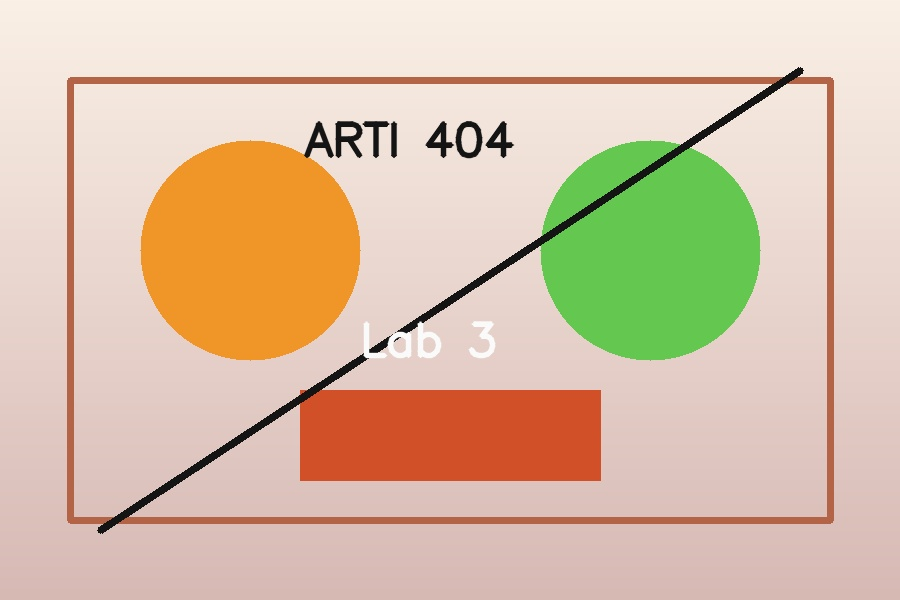
#> input picture lab3/image/input.jpg, 900 x 600 px, found by its file name
$ jupyter execute ARTI_404_Lab_3_Full_Mark.ipynb
#> lines starting #> are read from the running program, lines starting #| are printed output that depends on the picture
# ARTI 404 - Image Processing
## Lab 3: Image Manipulations using OpenCV

**Student:** Abdullah Alnuwaysir
**Course:** ARTI 404 - Image Processing
**Lab:** 3

This lab applies the transformations required in the Student Procedural Manual using Python and OpenCV.

## Objectives
- Read and display an image using OpenCV.
- Apply geometric transformations: resize, rotation, and shear.
- Apply intensity transformations: negative, logarithmic, and power-law.

## 1. Import Libraries and Load the Image

[cell 1]
import cv2
import numpy as np
import matplotlib.pyplot as plt
from pathlib import Path

IMAGE_PATH = Path("images/input.jpg")
img = cv2.imread(str(IMAGE_PATH))
#> img is the input picture: shape (600, 900, 3); mean B, G, R 169.3, 193.5, 217.3

if img is None:
    raise FileNotFoundError(f"Image not found: {IMAGE_PATH}")

img_rgb = cv2.cvtColor(img, cv2.COLOR_BGR2RGB)
print("Image shape:", img.shape)
#| Image shape: (600, 900, 3)
print("Data type:", img.dtype)
#| Data type: uint8

plt.figure(figsize=(9,6))
plt.imshow(img_rgb)
plt.title("Input Image")
plt.axis("off")
plt.show()

## Task 1 - Geometric Transformations

### 1. Increase the size of the image

[cell 2]
resized = cv2.resize(img, None, fx=1.5, fy=1.5, interpolation=cv2.INTER_CUBIC)
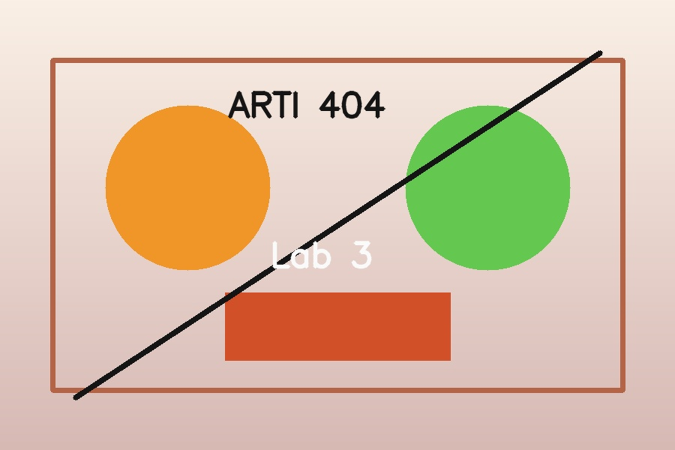
#> resized: shape (900, 1350, 3) (shown at 1/2 size); mean B, G, R 169.3, 193.5, 217.3
print("Original size:", (img.shape[1], img.shape[0]))
#| Original size: (900, 600)
print("Resized size:", (resized.shape[1], resized.shape[0]))
#| Resized size: (1350, 900)

plt.figure(figsize=(10,6))
plt.imshow(cv2.cvtColor(resized, cv2.COLOR_BGR2RGB))
plt.title("Resized Image (150%)")
plt.axis("off")
plt.show()

cv2.imwrite("images/resized.jpg", resized)
#> Out = True

### 2. Rotate the image by 120 degrees

[cell 3]
h, w = img.shape[:2]
#> h = 600; w = 900
center = (w // 2, h // 2)
#> center = (450, 300)
Mrot = cv2.getRotationMatrix2D(center, 120, 1.0)
rotated = cv2.warpAffine(
    img, Mrot, (w, h),
    borderMode=cv2.BORDER_CONSTANT,
    borderValue=(255, 255, 255)
)
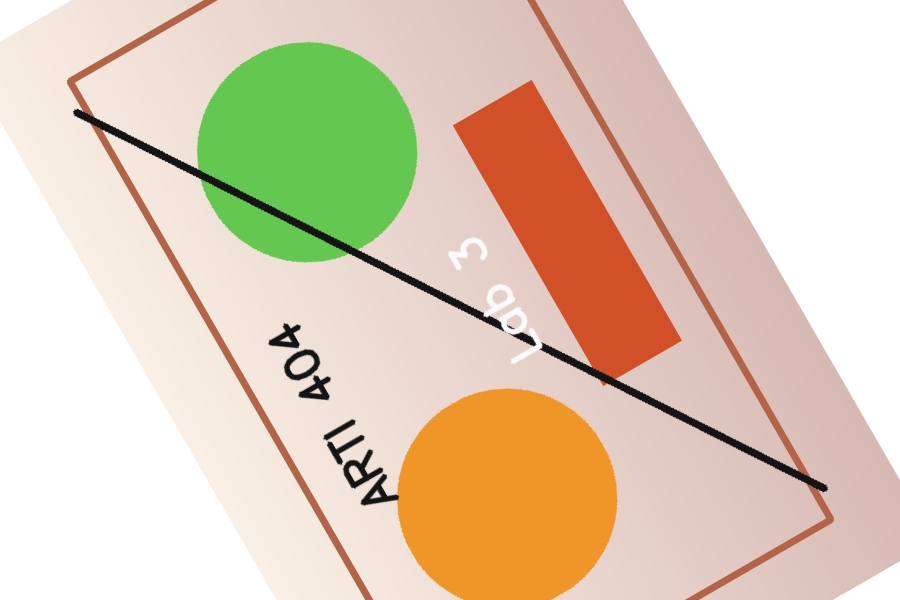
#> rotated: shape (600, 900, 3); mean B, G, R 183.6, 205.7, 223.7

plt.figure(figsize=(9,6))
plt.imshow(cv2.cvtColor(rotated, cv2.COLOR_BGR2RGB))
plt.title("Rotated Image (120 degrees)")
plt.axis("off")
plt.show()

cv2.imwrite("images/rotated_120.jpg", rotated)
#> Out = True

### 3. Perform a shear operation

[cell 4]
shear_factor = 0.35
Msh = np.float32([[1, shear_factor, 0], [0, 1, 0]])
sheared = cv2.warpAffine(
    img, Msh, (w + int(shear_factor * h), h),
    borderMode=cv2.BORDER_CONSTANT,
    borderValue=(255, 255, 255)
)
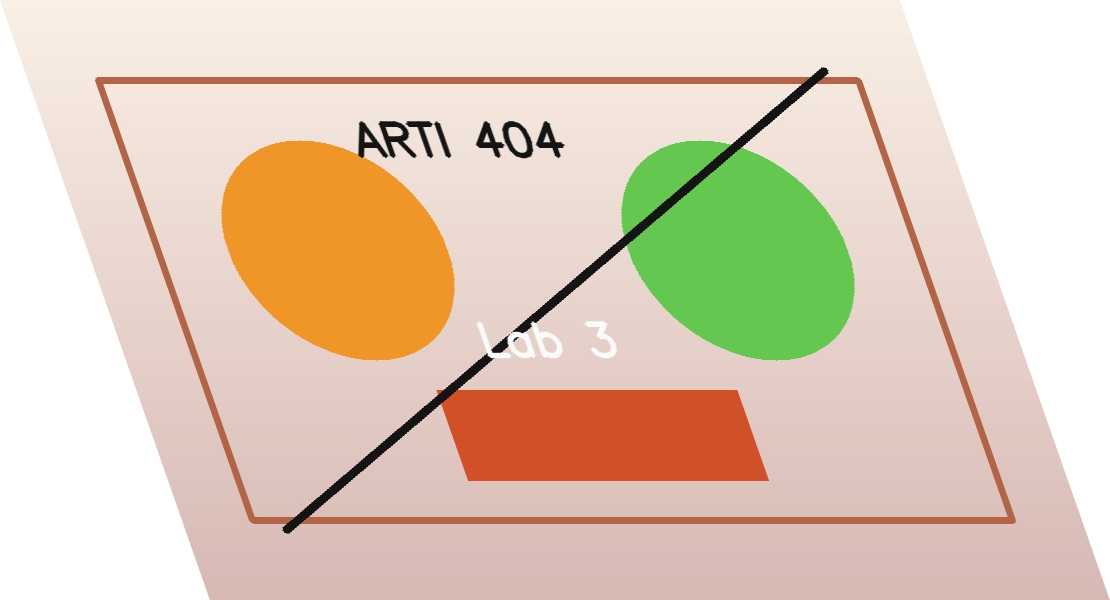
#> sheared: shape (600, 1110, 3); mean B, G, R 185.5, 205.2, 224.4

plt.figure(figsize=(10,6))
plt.imshow(cv2.cvtColor(sheared, cv2.COLOR_BGR2RGB))
plt.title("Sheared Image (X direction)")
plt.axis("off")
plt.show()

cv2.imwrite("images/sheared.jpg", sheared)
#> Out = True

## Task 2 - Intensity Transformations

The intensity transformations are performed on the grayscale image.

[cell 5]
gray = cv2.cvtColor(img, cv2.COLOR_BGR2GRAY)
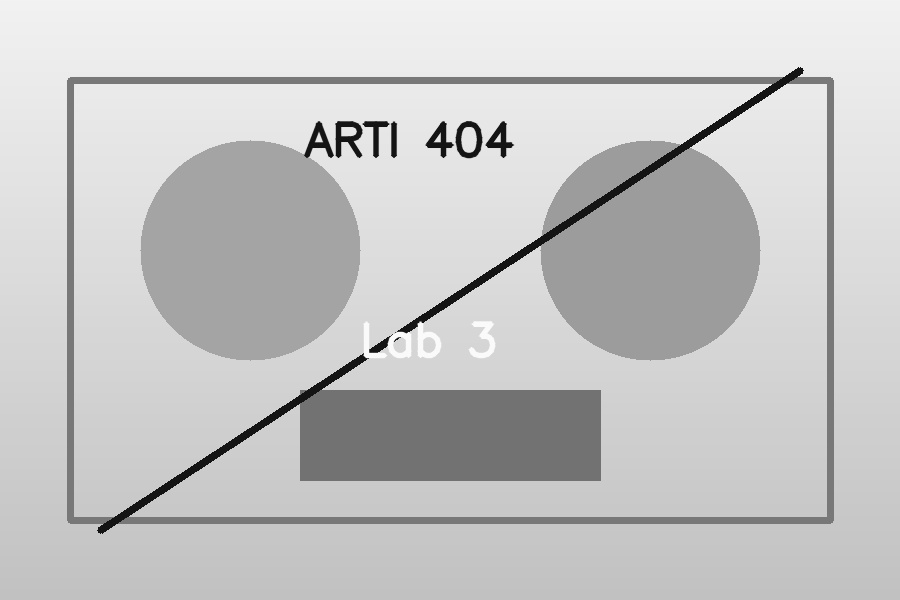
#> gray: shape (600, 900); min 12, max 255, mean 197.8

plt.figure(figsize=(9,6))
plt.imshow(gray, cmap="gray")
plt.title("Grayscale Image")
plt.axis("off")
plt.show()

### 1. Negative Image

[cell 6]
negative = 255 - gray
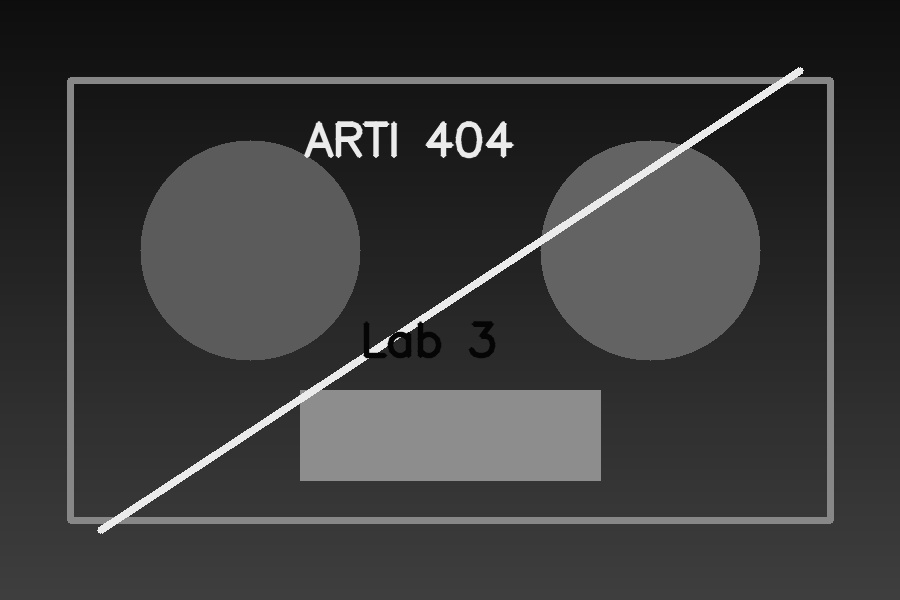
#> negative: shape (600, 900); min 0, max 243, mean 57.2

plt.figure(figsize=(9,6))
plt.imshow(negative, cmap="gray")
plt.title("Negative Image")
plt.axis("off")
plt.show()

cv2.imwrite("images/negative.jpg", negative)
#> Out = True

### 2. Log Transformation

The constant is selected so the maximum output intensity is approximately 255.

[cell 7]
r = gray.astype(np.float32)
c = 255.0 / np.log1p(r.max())
#> c = 45.99
log_img = c * np.log1p(r)
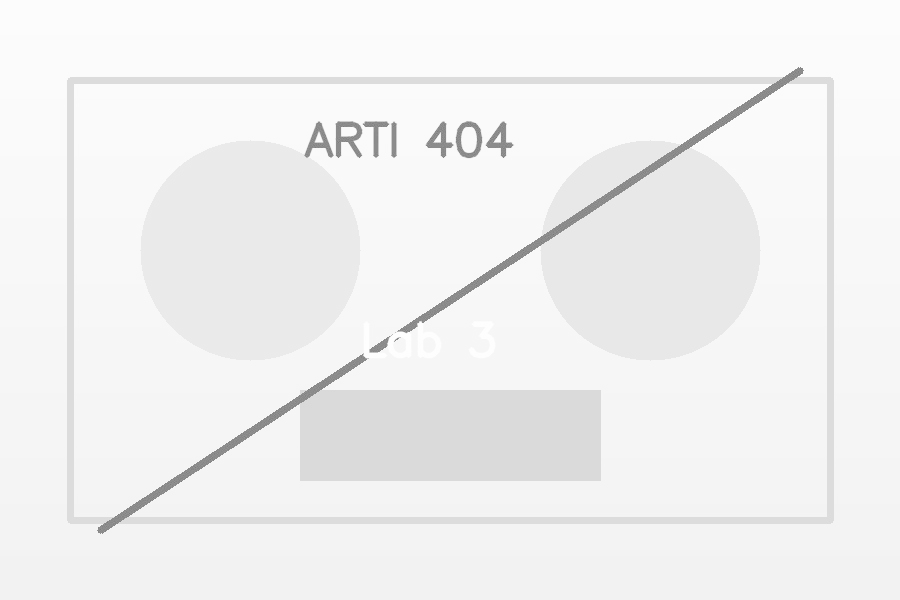
#> log_img: shape (600, 900) float32; min 118, max 255, mean 241.6
log_img = np.uint8(np.clip(log_img, 0, 255))

print("Log transform constant c =", round(float(c), 4))
#| Log transform constant c = 45.9859

plt.figure(figsize=(9,6))
plt.imshow(log_img, cmap="gray")
plt.title("Logarithmic Transformation")
plt.axis("off")
plt.show()

cv2.imwrite("images/log_transform.jpg", log_img)
#> Out = True

### 3. Power-Law Transformation

A gamma value of **0.5** is used to enhance darker intensity levels and improve visual contrast in the image.

[cell 8]
gamma = 0.5
normalized = gray.astype(np.float32) / 255.0
power_img = np.uint8(255 * np.power(normalized, gamma))
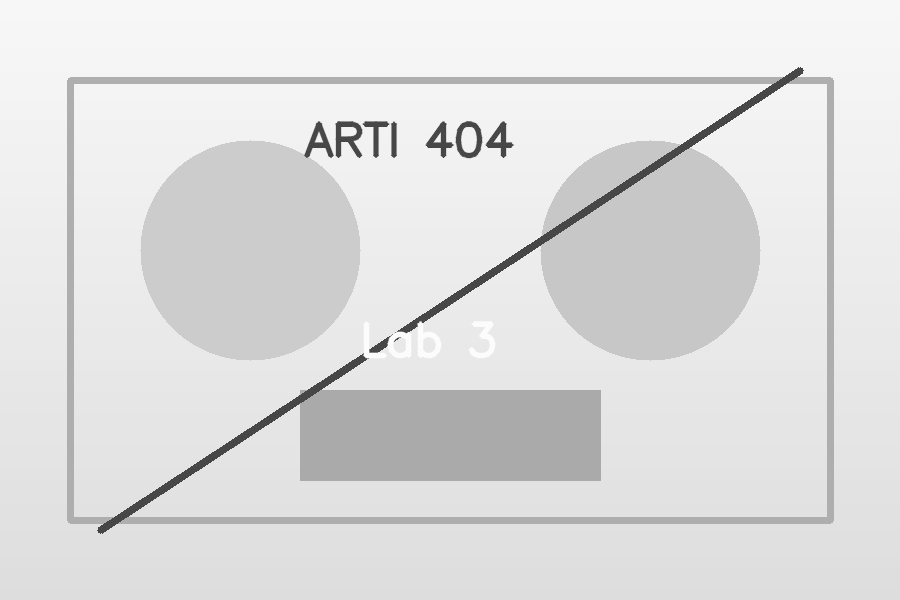
#> power_img: shape (600, 900); min 55, max 255, mean 222.3

plt.figure(figsize=(9,6))
plt.imshow(power_img, cmap="gray")
plt.title("Power-Law Transformation (gamma = 0.5)")
plt.axis("off")
plt.show()

cv2.imwrite("images/power_law_gamma_0_5.jpg", power_img)
#> Out = True
